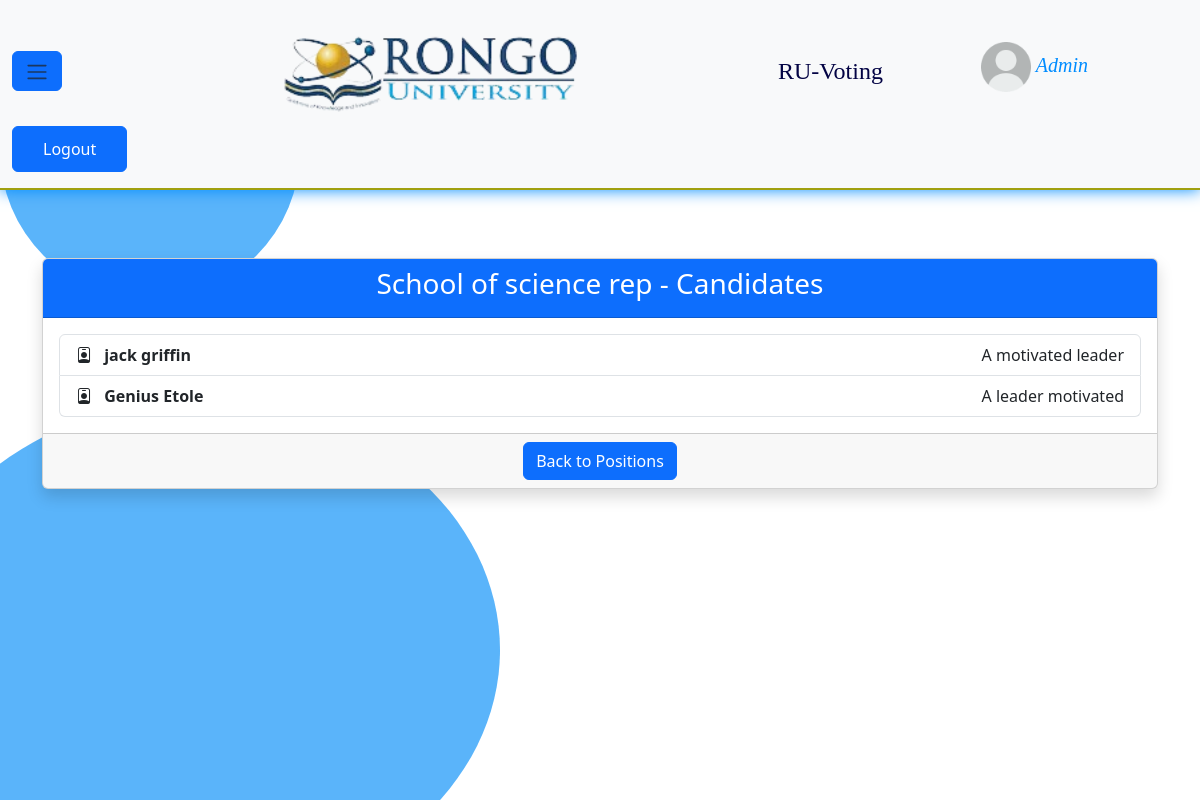
Screenshot of /position-details/1/ (signed in) with the database file from the repository.
### base/models.py (models this page shows, shortened)
class Position(models.Model):
    name = models.CharField(max_length=200, null=True)
    candidates = models.ManyToManyField(Candidate, related_name='positions')  # Many-to-many relationship

class Candidate(models.Model):
    name = models.CharField(max_length=200, null=True)
    image = models.ImageField(null=True, blank=True)
    bio = models.TextField(null=True)
    school = models.ForeignKey(School, on_delete=models.SET_NULL, null=True, blank=True, related_name='candidates')  # Associate candidate with a school

### base/views.py (the view)
# urls.py: path('position-details/<int:position_id>/', views.position_details, name='position_details'),  # New URL pattern
@login_required(login_url='login_view')
def position_details(request, position_id):
    position = get_object_or_404(Position, id=position_id)
    candidates = position.candidates.all()
    context = {'position': position, 'candidates': candidates}
    return render(request, 'base/position_details.html', context)

### base/templates/base/position_details.html
{% extends 'base/index.html' %}
{% load static %}
{% block content %}
  <div class="container mt-5">
    <div class="card shadow">
      <div class="card-header bg-primary text-white">
        <h3 class="card-title text-center">{{ position.name }} - Candidates</h3>
      </div>
      <div class="card-body">
        {% if candidates %}
          <div class="list-group">
            {% for candidate in candidates %}
              <div class="list-group-item list-group-item-action d-flex justify-content-between align-items-center">
                <span class="fw-bold">
                  <i class="bi bi-person-badge me-2"></i> {{ candidate.name }}
                </span>
                <span>{{ candidate.bio }}</span>
              </div>
            {% endfor %}
          </div>
        {% else %}
          <div class="alert alert-warning text-center">
            No candidates available for this position.
          </div>
        {% endif %}
      </div>
      <div class="card-footer text-center">
        <a href="{% url 'positions_list' %}" class="btn btn-primary">Back to Positions</a>
      </div>
    </div>
  </div>
{% endblock %}

### base/templates/base/index.html (shortened to what this page needs)
{% load static %}
<!doctype html>
<html lang="en">
  <head>
    <link href="https://cdn.jsdelivr.net/npm/bootstrap@5.3.3/dist/css/bootstrap.min.css" rel="stylesheet">
    <link rel="stylesheet" href="https://cdn.jsdelivr.net/npm/bootstrap-icons@1.11.3/font/bootstrap-icons.min.css">
  </head>
  <body class="d-flex flex-column vh-100 overflow-hidden">
    <nav class="navbar navbar-light bg-light py-3" style="border-bottom: 2px solid rgb(160, 160, 15); box-shadow: 0px 0px 15px rgb(0, 140, 255);">
      <div class="container-fluid d-flex align-items-center">
        <button class="btn btn-primary me-3" type="button" data-bs-toggle="offcanvas" data-bs-target="#offcanvasScrolling" aria-controls="offcanvasScrolling">
          <span class="navbar-toggler-icon"></span>
        </button>
        <a class="navbar-brand d-flex align-items-center me-auto" href="#">
          <img src="{% static 'images/Logo.png' %}" alt="Logo" width="300" height="100" class="d-inline-block align-text-top" style="object-fit: cover; margin-left: 200px;">
          <span style="margin-left: 200px; color: rgb(3, 3, 68); font-family: 'Times New Roman', Times, serif;" class="fs-4">RU-Voting</span>
        </a>
        <h4 style="font-family: 'Times New Roman', Times, serif; color: rgb(0, 140, 255); font-style: italic; margin-right: 100px; font-size: 20px;">
          <span style="color: #000;">
            <img src="{% static 'images/default.png' %}" style="width:50px; height:50px; object-fit:cover;" alt="">
          </span> {{ request.user }}
        </h4>
        <a href="{% url 'logout_view' %}" class="btn btn-primary" style="padding: 10px 30px;margin-right: 20px;">Logout</a>
      </div>
    </nav>
    <div class="flex-grow-1 overflow-auto" style="margin-top: 20px;">
      {% block content %}
      {% endblock %}
    </div>
    <div class="circle-bottom-left"></div>
  </body>
</html>

### base/templates/base/index.html (style rules this page uses)
.circle-bottom-left { width: 600px; height: 500px; background-color: rgb(90, 180, 250); border-radius: 50%; position: fixed; bottom: -100px; left: -100px; z-index: -1; }

### rows the page displays
Position: name "School of science rep"
Candidate: name "jack griffin", bio "A motivated leader"
Candidate: name "Genius Etole", bio "A leader motivated"

### other values shown
{{ request.user }} "Admin"
